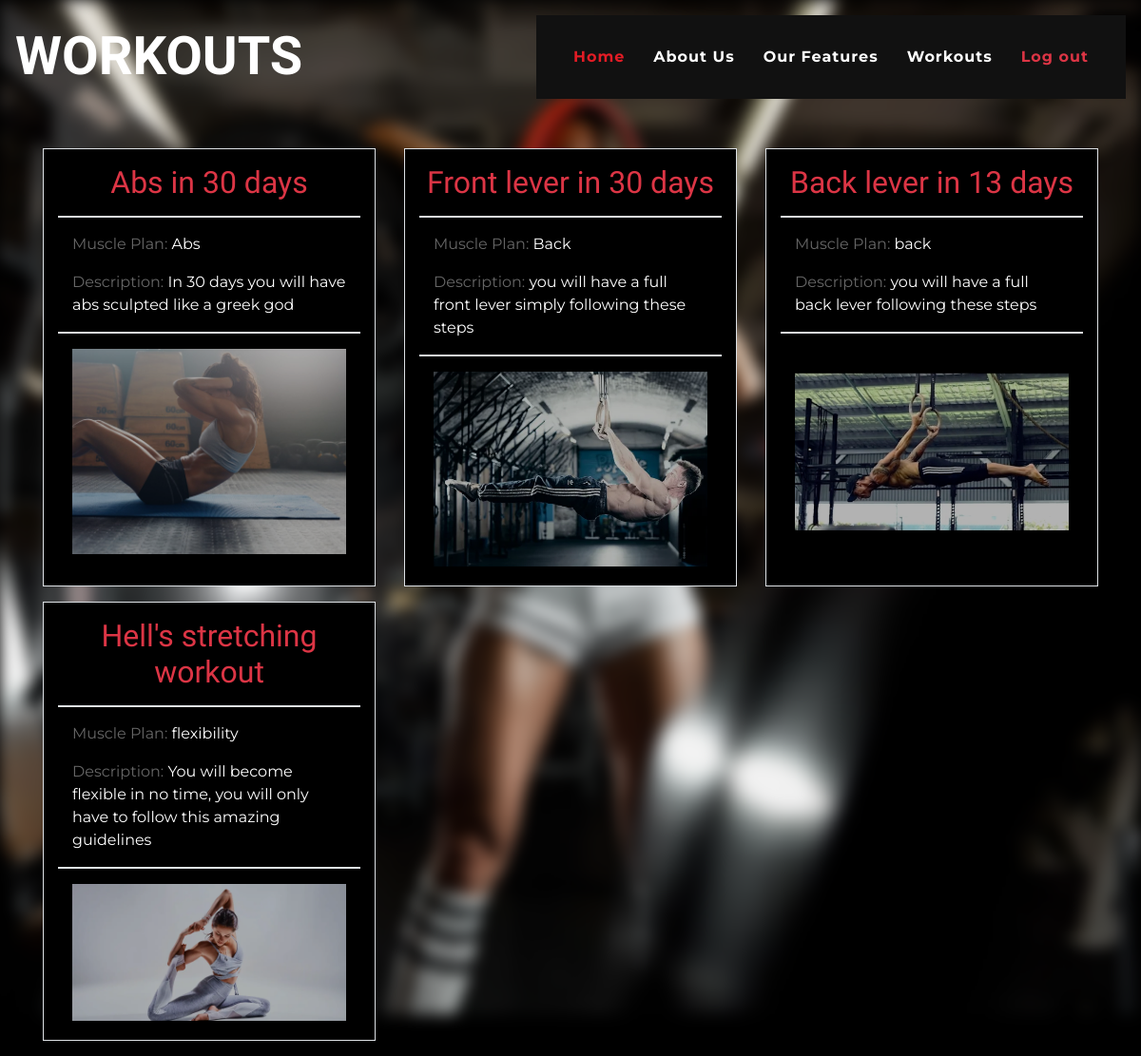
/workouts, run on the app's committed database.
### authentication/models.py (models this page shows, shortened)
class workout(models.Model):
   workout_name=models.CharField(max_length=25, unique=True, verbose_name="workout")
   muscle_plan=models.CharField(max_length=25)
   description=models.CharField(max_length=300)
   image=models.ImageField(upload_to='img')

### authentication/views.py (the view)
# urls.py: path('workouts', views.workouts, name="workouts"),
def workouts(request):
    workout_list= workout.objects.all()
    return render(request, "workouts.html", {'workout_list': workout_list})

### templates/workouts.html (shortened to what this page needs)
<!DOCTYPE html>
<html lang="en">
<head>
    <link href="https://cdnjs.cloudflare.com/ajax/libs/font-awesome/5.10.0/css/all.min.css" rel="stylesheet">
    <link href="../static/assets/lib/flaticon/font/flaticon.css" rel="stylesheet">
    <link href="../static/assets/css/style.min.css" rel="stylesheet">
    <link rel="stylesheet" href="../static/assets/css/workouts.css">
</head>
<body class="" style="background-color: black;">
    <div class="container-fluid p-0 nav-bar">
        <nav class="navbar navbar-expand-lg bg-none navbar-dark py-3">
            <a href="/" class="navbar-brand">
                <h1 class="m-0 display-4 font-weight-bold text-uppercase text-white">Workouts</h1>
            </a>
            <div class="collapse navbar-collapse justify-content-between" id="navbarCollapse">
                <div class="navbar-nav ml-auto p-4 bg-secondary">
                    <a href="/" class="nav-item nav-link active">Home</a>
                    <a href="#" class="nav-item nav-link">About Us</a>
                    <a href="#" class="nav-item nav-link">Our Features</a>
                    <a href="#" class="nav-item nav-link">Workouts</a>
                    <a href="/logout" class="nav-item nav-link text-danger">Log out</a>
                </div>
            </div>
        </nav>
    </div>
    <div class="container" style="padding-top: 13%;">
        <div class="row">
            {% for workout in workout_list %}
            <div class="col-lg-4 pb-3 d-flex cont">
                <div class="container border pb-1 work" style="background-color: black;">
                    <h2 class="text-center text-danger pt-3">{{ workout.workout_name }}</h2>
                    <hr class="border">
                    <div class="container">
                        <p>Muscle Plan: <span class="text-white">{{ workout.muscle_plan }}</span></p>
                        <p>Description: <span class="text-white">{{ workout.description }}</span></p>
                    </div>
                    <hr class="border">
                    <div class="container pb-3">
                        <img src='{{workout.image.url}}' style="width:100%; filter: brightness(70%);">
                    </div>
                </div>
            </div>
            {% endfor %}
        </div>
    </div>
</body>
</html>

### static/assets/css/workouts.css (style rules this page uses)
.cont { position: relative; width: 50%; }
.work { opacity: 1; display: block; width: 100%; height: auto; transition: .5s ease; backface-visibility: hidden; }

### data on the page
workout: workout_name "Abs in 30 days", muscle_plan "Abs", description "In 30 days you will have abs sculpted like a greek god", image (picture)
workout: workout_name "Front lever in 30 days", muscle_plan "Back", description "you will have a full front lever simply following these steps", image (picture)
workout: workout_name "Back lever in 13 days", muscle_plan "back", description "you will have a full back lever following these steps", image (picture)
workout: workout_name "Hell's stretching workout", muscle_plan "flexibility", description "You will become flexible in no time, you will only have to follow this amazing guidelines", image (picture)
